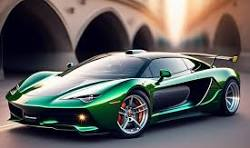
#> input picture proiect/imagine/download.jpeg, 250 x 148 px
$ python ImageToSoundGray.py
#> lines starting #> are read from the running program, lines starting #| are printed output that depends on the picture
#> the answer given: imagine/download.jpeg
import numpy as np
from scipy.io.wavfile import write
from PIL import Image

C_MAJOR = [261.63, 293.66, 329.63, 349.23, 392.00, 440.00, 493.88]

def intensity_to_note(intensity):
    index = int((intensity / 255) * (len(C_MAJOR) - 1))
    return C_MAJOR[index]

def hilbert_curve(n):
    def hilbert(x, y, xi, xj, yi, yj, n):
        if n <= 0:
            return [(x + (xi + yi) // 2, y + (xj + yj) // 2)]
        points = []
        points += hilbert(x, y, yi // 2, yj // 2, xi // 2, xj // 2, n - 1)
        points += hilbert(x + xi // 2, y + xj // 2, xi // 2, xj // 2, yi // 2, yj // 2, n - 1)
        points += hilbert(x + xi // 2 + yi // 2, y + xj // 2 + yj // 2, xi // 2, xj // 2, yi // 2, yj // 2, n - 1)
        points += hilbert(x + xi // 2 + yi, y + xj // 2 + yj, -yi // 2, -yj // 2, -xi // 2, -xj // 2, n - 1)
        return points

    size = 2 ** n
    return hilbert(0, 0, size, 0, 0, size, n)

def generate_melody(image_data, duration_per_pixel=0.05, sample_rate=44100):
    n = int(np.log2(min(image_data.shape[:2])))
    hilbert_points = hilbert_curve(n)
    audio_data = []

    for (x, y) in hilbert_points:
        if x < image_data.shape[0] and y < image_data.shape[1]:
            intensity = image_data[x, y]
            freq = intensity_to_note(intensity)

            t = np.linspace(0, duration_per_pixel, int(sample_rate * duration_per_pixel), endpoint=False)
            wave = 0.5 * np.sin(2 * np.pi * freq * t)
            audio_data.append(wave)

    return np.concatenate(audio_data)

def image_to_sound(image_path, output_path="output_sound.wav", duration_per_pixel=0.05):
#> called with image_path = 'imagine/download.jpeg', output_path = 'grayscale_melodic_sound.wav', duration_per_pixel = 0.05
    image = Image.open(image_path).convert("L")
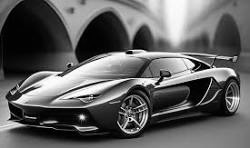
#> image: PIL image 250x148 L; min 0, max 255, mean 95.4
    image_data = np.array(image)

    melody = generate_melody(image_data, duration_per_pixel)
#> the loop in generate_melody, `for (x, y) in hilbert_points:` made 16384 passes
#> intensity on passes 1 to 12: 97, 101, 103, 100, 105, 110, 112, 108, 112, 116, 119, 116
#> after the loop in generate_melody, `for (x, y) in hilbert_points:`: audio_data = 16384 items

    write(output_path, 44100, np.int16(melody * 32767))
    print(f"Sunetul a fost salvat în '{output_path}'.")

def main():
    image_path = input("Introduceți calea imaginii: ")
    output_path = "grayscale_melodic_sound.wav"
    image_to_sound(image_path, output_path)

if __name__ == "__main__":
    main()
